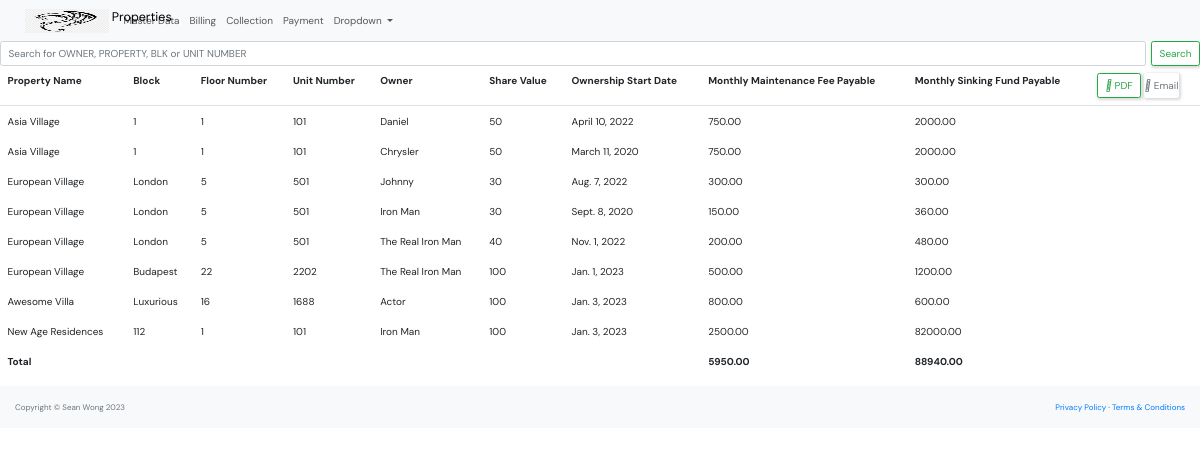
/billing/list/, run on the app's committed database.
### master_data/models.py (models this page shows, shortened)
class Unit(models.Model):
    property=models.ForeignKey(Property, on_delete=models.CASCADE)
    block=models.CharField(max_length=50, null=True, blank=True)
    floor=models.CharField(max_length=50, null=True, blank=True)
    unit_number=models.CharField(max_length=10)
    owner = models.ForeignKey(Owner, null=True, blank=True, on_delete=models.SET_NULL)
    share_value = models.PositiveIntegerField(default=100)
    ownership_start_date=models.DateField()
    maintenance_fee_monthly = models.DecimalField(max_digits=10, decimal_places=2)
    sinking_fund_monthly = models.DecimalField(max_digits=10, decimal_places=2)
    class Meta:
        constraints = [
            models.CheckConstraint(
                check=Q(ownership_start_date__lte=Now()),
                name = "ownership_start_date must be less than or equal today"
            )
    ]

class Property(models.Model):
    PROPERTY_TYPE = [
        ('L', 'Leasehold'),
        ('F', 'Freehold'),
        ('O', 'Others'),
    ]
    CONTRACT_PERIOD =[
        ('1', '1 Year'),
        ('3', '3 Years'),
        ('5', '5 Years'),
    ]
    name = models.CharField(max_length=250)
    type = models.CharField(max_length=1, choices=PROPERTY_TYPE)
    address = models.CharField(max_length=250)
    postal_code = models.CharField(max_length=10)
    phone = models.CharField(max_length=10)
    web = models.URLField()
    email=models.EmailField(
        unique=True,
        error_messages={
            'unique':'Thie email has already ben registered'
        }
        )
    manager= models.ForeignKey('Manager', null=True, on_delete=models.SET_NULL)
    contract_period=models.CharField(max_length=1, choices=CONTRACT_PERIOD)
    start_date=models.DateField()
    description=models.TextField(null=True, blank=True)
    class Meta:
        constraints = [
            models.CheckConstraint(
                check=Q(start_date__lte=Now()),
                name = "start_date must be less than or equal today"
            )
    ]
    def __str__(self):
        return self.name

class Owner(models.Model):
    family_name = models.CharField(max_length=250)
    given_name = models.CharField(max_length=250)
    preferred_name = models.CharField(max_length=250)
    phone = models.CharField(max_length=10)
    email=models.EmailField(
        unique=True,
        error_messages={
            'unique':'Thie email has already ben registered'
        }
        )
    class Meta:
        constraints = [
            models.UniqueConstraint(fields=['given_name', 'family_name'], name='unique_owner'),
        ]
    def __str__(self):
        return self.preferred_name

### billing/views.py (the view)
# urls.py: path('list/', views.billing_list, name='billing-list'),
def billing_list(request):
    search_bill = request.GET.get('search')
    if search_bill:
        list=Unit.objects.filter(
            Q(owner__preferred_name__icontains=search_bill) | #FK
            Q(property__name__icontains=search_bill) | #FK
            Q(block__icontains=search_bill) |
            Q(unit_number__icontains=search_bill)
            )
        request.session['search_bill'] = search_bill
    elif not search_bill or search_bill == '':
        request.session['search_bill'] = ''
        list=Unit.objects.all()
    maint_total = 0
    sink_total=0
    for unit in list:
        maint_payable = (unit.maintenance_fee_monthly * unit.share_value)/100
        sink_payable = (unit.sinking_fund_monthly * unit.share_value)/100
        maint_total += maint_payable
        sink_total += sink_payable
    context = {
        'unit_list': list,
        'maint_total': maint_total,
        'sink_total': sink_total,
            }
    return render(request, "billing/billing_list.html", context)

### billing/templates/billing/billing_list.html (shortened to what this page needs)
{% extends "base.html" %}
{% load mathfilters %}
            {% block content %}
            <form class="d-flex" role="search" action="{% url 'billing-list' %}">
                <input class="form-control me-2"
                    type="search"
                    placeholder="Search for OWNER, PROPERTY, BLK or UNIT NUMBER"
                    aria-label="Search"
                    name="search">
                <button class="btn btn-outline-success" type="submit">Search</button>
            </form>
            <table class="table table-borderless">
                <thead class="border-bottom font-weight-bold">
                    <tr>
                        <td>Property Name</td>
                        <td>Block</td>
                        <td>Floor Number</td>
                        <td>Unit Number</td>
                        <td>Owner</td>
                        <td>Share Value</td>
                        <td>Ownership Start Date</td>
                        <td>Monthly Maintenance Fee Payable</td>
                        <td>Monthly Sinking Fund Payable</td>
                        <td>
                            <a href="{% url 'pdf-list' %}" class="btn btn-outline-success">
                                <i class="fa-thin fa-file-pdf"></i> PDF
                            </a>
                            <a href="{% url 'email' %}" class="btn text-secondary px-0">
                                <i class="fa-solid fa-envelope"></i> Email
                            </a>
                        </td>
                    </tr>
                </thead>
                <tbody>
                    {% for unit in unit_list %}
                        <tr>
                            <td>{{unit.property}}</td>
                            <td>{{unit.block}}</td>
                            <td>{{unit.floor}}</td>
                            <td>{{unit.unit_number}}</td>
                            <td>{{unit.owner}}</td>
                            <td>{{unit.share_value}}</td>
                            <td>{{unit.ownership_start_date}}</td>
                            {% with unit.maintenance_fee_monthly as maint %}
                                {% with unit.share_value as share %}
                                    <td>{{maint|mul:share|div:100}}</td>
                                {% endwith %}
                            {% endwith %}
                            {% with unit.sinking_fund_monthly as sink %}
                                {% with unit.share_value as share %}
                                    <td>{{sink|mul:share|div:100}}</td>
                                {% endwith %}
                            {% endwith %}
                        </tr>
                    {% endfor %}
                    <tr>
                        <td colspan="7"><strong>Total</strong></td>
                        <td><strong>{{maint_total}}</strong></td>
                        <td><strong>{{sink_total}}</strong></td>
                    </tr>
                </tbody>
            </table>
            {% endblock content %}

### static/css/style.css (style rules this page uses)
* { font-family: "DM Sans", -apple-system, BlinkMacSystemFont, "Segoe UI", Roboto, Oxygen, Ubuntu, Cantarell, "Open Sans", "Helvetica Neue", sans-serif; margin: 0; padding: 0; box-sizing: border-box; text-rendering: optimizeLegibility; font-size: inherit; }
html { font-size: 56.25%; }
@media only screen and (min-width: 1200px) { html { font-size: 62.5%; } }
body { line-height: 1.6; font-weight: 400; font-size: 1.5rem; color: var(--color-light-gray); background-color: var(--color-bg); min-height: 100vh; }
a { display: inline-block; color: var(--color-main); text-decoration: none; }
.btn { background-color: transparent; border: none; display: inline-flex; align-items: center; gap: 1rem; cursor: pointer; transition: all ease-in-out 0.3s; padding: 1rem 2rem; border-radius: 5px; box-shadow: 1px 1px 3px 1px rgba(0, 0, 0, 0.15); font-weight: 500; }

### data on the page
Unit: property "Asia Village", block "1", floor "1", unit_number "101", owner "Daniel", share_value "50", ownership_start_date "April 10, 2022", maintenance_fee_monthly|mul "750.00", sinking_fund_monthly|mul "2000.00"
Unit: property "Asia Village", block "1", floor "1", unit_number "101", owner "Chrysler", share_value "50", ownership_start_date "March 11, 2020", maintenance_fee_monthly|mul "750.00", sinking_fund_monthly|mul "2000.00"
Unit: property "European Village", block "London", floor "5", unit_number "501", owner "Johnny", share_value "30", ownership_start_date "Aug. 7, 2022", maintenance_fee_monthly|mul "300.00", sinking_fund_monthly|mul "300.00"
Unit: property "European Village", block "London", floor "5", unit_number "501", owner "Iron Man", share_value "30", ownership_start_date "Sept. 8, 2020", maintenance_fee_monthly|mul "150.00", sinking_fund_monthly|mul "360.00"
Unit: property "European Village", block "London", floor "5", unit_number "501", owner "The Real Iron Man", share_value "40", ownership_start_date "Nov. 1, 2022", maintenance_fee_monthly|mul "200.00", sinking_fund_monthly|mul "480.00"
Unit: property "European Village", block "Budapest", floor "22", unit_number "2202", owner "The Real Iron Man", share_value "100", ownership_start_date "Jan. 1, 2023", maintenance_fee_monthly|mul "500.00", sinking_fund_monthly|mul "1200.00"
Unit: property "Awesome Villa", block "Luxurious", floor "16", unit_number "1688", owner "Actor", share_value "100", ownership_start_date "Jan. 3, 2023", maintenance_fee_monthly|mul "800.00", sinking_fund_monthly|mul "600.00"
Unit: property "New Age Residences", block "112", floor "1", unit_number "101", owner "Iron Man", share_value "100", ownership_start_date "Jan. 3, 2023", maintenance_fee_monthly|mul "2500.00", sinking_fund_monthly|mul "82000.00"

### other printed values
{{ maint_total }} "5950.00"
{{ sink_total }} "88940.00"
